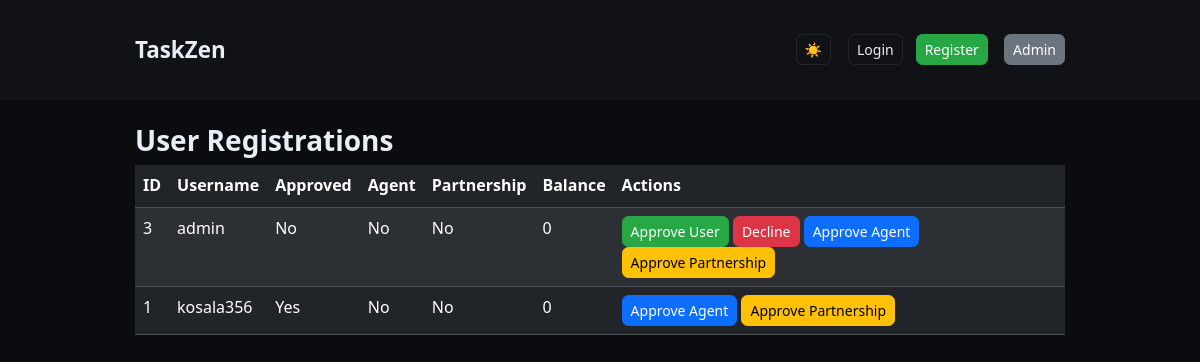
Screenshot of /admin/users (signed in) with the database file from the repository.
### tables this page shows
CREATE TABLE users (
                    id INTEGER PRIMARY KEY AUTOINCREMENT,
                    username TEXT UNIQUE,
                    password TEXT,
                    balance INTEGER DEFAULT 0,
                    approved INTEGER DEFAULT 0,
                    lang TEXT DEFAULT 'en'
                , agent_request INTEGER DEFAULT 0, partnership_request INTEGER DEFAULT 0);

### app.py (the view)
@app.route('/admin/users')
@admin_required
def admin_users():
    conn = get_db()
    c = conn.cursor()
    c.execute("SELECT * FROM users ORDER BY id DESC")
    users = c.fetchall()
    conn.close()
    return render_template('admin_users.html', users=users)

### app.py (called while the page is built)
def get_db():
    conn = sqlite3.connect(DB)
    conn.row_factory = sqlite3.Row
    return conn

def admin_required(f):
    @wraps(f)
    def decorated(*args, **kwargs):
        if 'admin' not in session:
            return redirect(url_for('admin_login'))
        return f(*args, **kwargs)
    return decorated

@app.context_processor
def inject_site_name():
    return dict(SITE_NAME=SITE_NAME)

### templates/admin_users.html (shortened to what this page needs)
{% extends "base.html" %}
{% block content %}
  <h3 class="text-white">User Registrations</h3>
  <table class="table table-dark table-striped">
    <thead>
      <tr>
        <th>ID</th>
        <th>Username</th>
        <th>Approved</th>
        <th>Agent</th>
        <th>Partnership</th>
        <th>Balance</th>
        <th>Actions</th>
      </tr>
    </thead>
    <tbody>
      {% for u in users %}
        <tr>
          <td>{{ u['id'] }}</td>
          <td>{{ u['username'] }}</td>
          <td>{% if u['approved']==1 %}Yes{% else %}No{% endif %}</td>
          <td>{% if u['agent_request']==1 %}Yes{% else %}No{% endif %}</td>
          <td>{% if u['partnership_request']==1 %}Yes{% else %}No{% endif %}</td>
          <td>{{ u['balance'] }}</td>
          <td>
            {% if u['approved']==0 %}
              <a class="btn btn-sm btn-success" href="{{ url_for('admin_user_approve', uid=u['id']) }}">Approve User</a>
              <a class="btn btn-sm btn-danger" href="{{ url_for('admin_user_decline', uid=u['id']) }}" onclick="return confirm('Decline and delete user?')">Decline</a>
            {% endif %}
            {% if u['agent_request']==0 %}
              <a class="btn btn-sm btn-primary" href="{{ url_for('admin_agent_approve', uid=u['id']) }}">Approve Agent</a>
            {% endif %}
            {% if u['partnership_request']==0 %}
              <a class="btn btn-sm btn-warning" href="{{ url_for('admin_partnership_approve', uid=u['id']) }}">Approve Partnership</a>
            {% endif %}
          </td>
        </tr>
      {% endfor %}
    </tbody>
  </table>
{% endblock %}

### templates/base.html (shortened to what this page needs)
<!doctype html>
<html lang="en" data-theme="dark">
  <head>
    <link href="https://cdn.jsdelivr.net/npm/bootstrap@5.3.2/dist/css/bootstrap.min.css" rel="stylesheet">
    <link rel="stylesheet" href="{{ url_for('static', filename='style.css') }}">
  </head>
  <body>
    <nav class="navbar navbar-expand-lg" id="main-nav">
      <div class="container">
        <a class="navbar-brand text-white" href="{{ url_for('home') }}">{{ SITE_NAME }}</a>
        <div>
          <button class="btn btn-sm btn-outline-light me-2" id="theme-toggle">🌙</button>
          <div class="d-inline">
            {% if session.get('username') %}
              <a class="btn btn-sm btn-outline-light me-1" href="{{ url_for('dashboard') }}">Dashboard</a>
              <a class="btn btn-sm btn-outline-light me-1" href="{{ url_for('task_list') }}">Tasks</a>
              <a class="btn btn-sm btn-outline-light me-1" href="{{ url_for('withdraw') }}">Withdraw</a>
              <a class="btn btn-sm btn-outline-light me-1" href="{{ url_for('contact') }}">Contact</a>
              <a class="btn btn-sm btn-danger" href="{{ url_for('logout') }}">Logout</a>
            {% else %}
              <a class="btn btn-sm btn-outline-light me-1" href="{{ url_for('login') }}">Login</a>
              <a class="btn btn-sm btn-success me-1" href="{{ url_for('register') }}">Register</a>
            {% endif %}
            <a class="btn btn-sm btn-secondary ms-2" href="{{ url_for('admin_login') }}">Admin</a>
          </div>
        </div>
      </div>
    </nav>
    <main class="container py-4">
      {% block content %}{% endblock %}
    </main>
  </body>
</html>

### static/style.css (style rules this page uses)
:root { --bg: #f8f9fa; --text: #111; --card: #fff; --muted: #6c757d; --accent: #6ea8fe; --success: #28a745; --danger: #dc3545; --warning: #ffc107; --info: #17a2b8; --transition: all 0.4s ease; }
[data-theme="dark"] { --bg: #0b0c10; --text: #e9eef6; --card: #111217; --muted: #9aa3b2; --accent: #6ea8fe; }
body { background: var(--bg); color: var(--text); font-family: 'Segoe UI', Tahoma, Geneva, Verdana, sans-serif; min-height: 100vh; line-height: 1.6; transition: var(--transition); }
a { color: var(--accent); text-decoration: none; transition: color 0.3s; }
.navbar { background: rgba(17, 18, 23, 0.95); padding: 12px 0; transition: var(--transition); }
.navbar .navbar-brand { font-weight: 600; font-size: 1.4rem; color: var(--text) !important; }
.navbar .btn { margin-left: 0.3rem; transition: var(--transition); }
.btn { border-radius: 0.4rem; font-weight: 500; transition: var(--transition); }
.btn-outline-light { border-color: rgba(255,255,255,0.08); color: var(--text); }
.btn-success { background: var(--success); border: 1px solid var(--success); color: #fff; }
.btn-danger { background: var(--danger); border: 1px solid var(--danger); color: #fff; }
.btn-warning { background: var(--warning); border: 1px solid var(--warning); color: #000; }
h1,h2,h3,h4,h5,h6 { color: var(--text); font-weight: 600; }
.text-white { color: var(--text) !important; }
.container { max-width: 960px; padding: 15px; }

### rows the page displays
users: id "3", username "admin", approved "No", agent_request "No", partnership_request "No", balance "0"
users: id "1", username "kosala356", approved "Yes", agent_request "No", partnership_request "No", balance "0"

### other values shown
{{ SITE_NAME }} "TaskZen"
